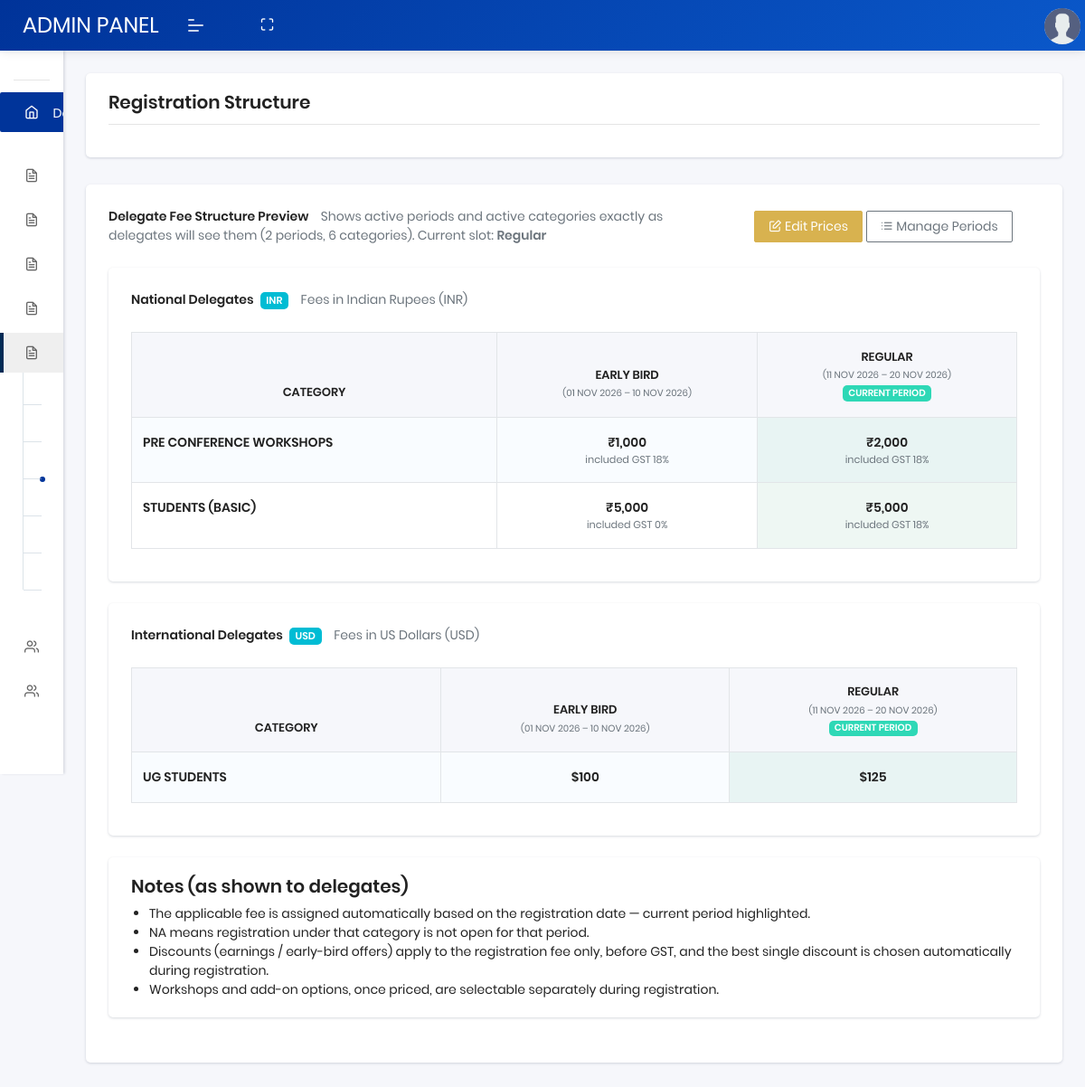
/registration-structure.php (signed in), run on the app's committed database.
### tables this page shows
CREATE TABLE `registration_periods` (
  `id` int(11) NOT NULL,
  `period_name` varchar(100) NOT NULL,
  `start_date` date NOT NULL,
  `end_date` date NOT NULL,
  `display_order` int(11) NOT NULL DEFAULT 0,
  `status` tinyint(1) NOT NULL DEFAULT 1,
  `created_at` timestamp NULL DEFAULT current_timestamp(),
  `updated_at` timestamp NULL DEFAULT current_timestamp() ON UPDATE current_timestamp()
);

CREATE TABLE `registration_categories` (
  `id` bigint(20) UNSIGNED NOT NULL,
  `category_name` varchar(150) NOT NULL,
  `status` tinyint(1) NOT NULL DEFAULT 1,
  `created_at` timestamp NULL DEFAULT current_timestamp(),
  `updated_at` timestamp NULL DEFAULT current_timestamp() ON UPDATE current_timestamp()
);

CREATE TABLE `registration_category_prices` (
  `id` int(11) NOT NULL,
  `category_id` bigint(20) UNSIGNED NOT NULL,
  `period_id` int(11) NOT NULL,
  `amount` decimal(12,2) NOT NULL,
  `currency` char(3) NOT NULL DEFAULT 'INR',
  `availability` tinyint(1) NOT NULL DEFAULT 1,
  `gst_type` enum('included','excluded','not_applicable') NOT NULL DEFAULT 'not_applicable',
  `gst_percentage` decimal(5,2) NOT NULL DEFAULT 0.00,
  `status` tinyint(1) NOT NULL DEFAULT 1,
  `created_at` timestamp NULL DEFAULT current_timestamp(),
  `updated_at` timestamp NULL DEFAULT current_timestamp() ON UPDATE current_timestamp()
);

### abstract_auth.php (called while the page is built, shortened)
<?php
if (!isset($adminId)) {
    $adminId = $_SESSION['login_user_id'] ?? null;
}
$roleId = '';
if ($adminId) {
    $adminQuery = "SELECT admin_role FROM admin WHERE _id = '" . (int) $adminId . "'";
    $adminResult = mysqli_query($db, $adminQuery);
    if ($adminRow = mysqli_fetch_assoc($adminResult)) {
        $roleId = $adminRow['admin_role'];
    }
    if ($roleId !== '') {
        $roleQuery = "SELECT role_name FROM roles WHERE role_id = '" . (int) $roleId . "'";
        $roleResult = mysqli_query($db, $roleQuery);
    }
}

### registration_pricing_helpers.php (called while the page is built, shortened)
<?php
if (!function_exists('rp_get_active_period')) {
function rp_get_active_period(mysqli $db, $date = null)
{
    $date = $date ? date('Y-m-d', strtotime($date)) : date('Y-m-d');
    $stmt = mysqli_prepare($db, "SELECT * FROM registration_periods
        WHERE status = 1 AND start_date <= ? AND end_date >= ?
        ORDER BY display_order ASC, start_date ASC LIMIT 1");
    mysqli_stmt_bind_param($stmt, "ss", $date, $date);
    mysqli_stmt_execute($stmt);
    $row = mysqli_fetch_assoc(mysqli_stmt_get_result($stmt));
    return $row ?: null;
}
function rp_list_periods(mysqli $db, $onlyActive = true)
{
    $sql = "SELECT * FROM registration_periods";
    if ($onlyActive) {
        $sql .= " WHERE status = 1";
    }
    $sql .= " ORDER BY display_order ASC, start_date ASC";
    $result = mysqli_query($db, $sql);
    $rows = [];
    while ($row = mysqli_fetch_assoc($result)) {
        $rows[] = $row;
    }
    return $rows;
}
}

### registration-structure.php (the view, shortened to what this page needs)
<?php
include("db/config.php");
include("abstract_auth.php");
include("abstract_helpers.php");
include("registration_pricing_helpers.php");
$periods = rp_list_periods($db, true);
$activePeriod = rp_get_active_period($db);
$categories = [];
$catResult = mysqli_query($db, "SELECT id, category_name FROM registration_categories WHERE status = 1 ORDER BY category_name ASC");
if ($catResult) {
    while ($row = mysqli_fetch_assoc($catResult)) {
        $categories[] = $row;
    }
}
$prices = [];
$priceResult = mysqli_query($db, "SELECT * FROM registration_category_prices WHERE status = 1");
if ($priceResult) {
    while ($row = mysqli_fetch_assoc($priceResult)) {
        $prices[$row['category_id']][$row['period_id']] = $row;
    }
}
$feeMap = [];
foreach ($prices as $catId => $perPeriod) {
    foreach ($perPeriod as $pId => $price) {
        $cur = strtoupper($price['currency']);
        $feeMap[$cur][$catId][$pId] = $price;
    }
}
$currencies = array_keys($feeMap);
usort($currencies, function ($a, $b) {
    $order = ['INR' => 0, 'USD' => 1, 'EUR' => 2, 'GBP' => 3];
    return ($order[$a] ?? 5) - ($order[$b] ?? 5);
});
function rs_currency_details($currency)
{
    $map = [
        'INR' => ['symbol' => '₹', 'label' => 'National Delegates', 'note' => 'Fees in Indian Rupees (INR)'],
        'USD' => ['symbol' => '$', 'label' => 'International Delegates', 'note' => 'Fees in US Dollars (USD)'],
        'EUR' => ['symbol' => '€', 'label' => 'International Delegates', 'note' => 'Fees in Euros (EUR)'],
        'GBP' => ['symbol' => '£', 'label' => 'International Delegates', 'note' => 'Fees in GBP (£)'],
    ];
    return $map[$currency] ?? ['symbol' => $currency . ' ', 'label' => 'Delegates [' . $currency . ']', 'note' => 'Fees in ' . $currency];
}
function rs_format_amount($amount, $currency)
{
    $d = rs_currency_details($currency);
    $formatted = number_format((float) $amount, ((float) $amount == floor((float) $amount)) ? 0 : 2);
    return $d['symbol'] . $formatted;
}
$hasContent = !empty($periods) && !empty($feeMap);
?>
<!DOCTYPE html>
<html lang="en">
<head>
    <link rel="stylesheet" href="assets/css/style.css">
    <?php echo abstract_swal_css(); ?>
</head>
<body>
    <?php include("header.php"); ?>
    <?php include("navbar.php"); ?>
    <section class="pcoded-main-container">
        <div class="pcoded-content">
            <div class="page-header">
                <div class="page-block">
                    <div class="row align-items-center">
                        <div class="col-md-12">
                            <div class="page-header-title">
                                <h5 class="m-b-10">Registration Structure</h5>
                            </div>
                        </div>
                    </div>
                </div>
            </div>
            <div class="row">
                <div class="col-sm-12">
                    <div class="card">
                        <div class="card-header table-card-header">
                            <div class="row align-items-center w-100">
                                <div class="col-md-8">
                                    <h5 class="m-b-0">Delegate Fee Structure Preview</h5>
                                    <span class="text-muted">Shows active periods and active categories exactly as delegates will see them
                                        (<?php echo count($periods); ?> period<?php echo count($periods) === 1 ? '' : 's'; ?>,
                                        <?php echo count($categories); ?> categor<?php echo count($categories) === 1 ? 'y' : 'ies'; ?>).
                                        <?php if ($activePeriod): ?>Current slot: <strong><?php echo htmlspecialchars($activePeriod['period_name']); ?></strong><?php endif; ?>
                                    </span>
                                </div>
                                <div class="col-md-4 text-right">
                                    <a href="registration-pricing.php" class="btn btn-primary"><i class="feather icon-edit"></i> Edit Prices</a>
                                    <a href="manage-registration-periods.php" class="btn btn-outline-secondary"><i class="feather icon-list"></i> Manage Periods</a>
                                </div>
                            </div>
                        </div>
                        <div class="card-body">
                            <?php if (!$hasContent): ?>
                                <div class="text-center text-muted py-4">
                                    No published fees yet. Activate a <a href="add-registration-period.php">registration period</a>
                                    and set prices in <a href="registration-pricing.php">Registration Pricing</a> —
                                    delegates will see the structure here once it is ready.
                                </div>
                            <?php else: ?>
                                <?php foreach ($currencies as $currency):
                                    $det = rs_currency_details($currency);
                                    $groupCats = [];
                                    foreach ($categories as $cat) {
                                        $perPeriod = $feeMap[$currency][$cat['id']] ?? [];
                                        $any = false;
                                        foreach ($periods as $p) {
                                            if (isset($perPeriod[(int) $p['id']]) && (int) $perPeriod[(int) $p['id']]['availability'] === 1) {
                                                $any = true;
                                                break;
                                            }
                                        }
                                        if ($any) {
                                            $groupCats[] = $cat;
                                        }
                                    }
                                ?>
                                    <div class="card mb-4">
                                        <div class="card-header">
                                            <h5 class="m-b-0">
                                                <?php echo htmlspecialchars($det['label']); ?>
                                                <span class="badge badge-info ml-1"><?php echo htmlspecialchars($currency); ?></span>
                                            </h5>
                                            <span class="text-muted"><?php echo htmlspecialchars($det['note']); ?></span>
                                        </div>
                                        <div class="card-body table-responsive">
                                            <table class="table table-striped table-bordered structure-table text-center">
                                                <thead>
                                                    <tr>
                                                        <th>Category</th>
                                                        <?php foreach ($periods as $p): ?>
                                                            <th>
                                                                <?php echo htmlspecialchars($p['period_name']); ?><br>
                                                                <small class="text-muted">(<?php echo date('d M Y', strtotime($p['start_date'])); ?> &ndash; <?php echo date('d M Y', strtotime($p['end_date'])); ?>)</small>
                                                                <?php if ($activePeriod && (int) $p['id'] === (int) $activePeriod['id']): ?>
                                                                    <br><small class="badge badge-success">Current Period</small>
                                                                <?php endif; ?>
                                                            </th>
                                                        <?php endforeach; ?>
                                                    </tr>
                                                </thead>
                                                <tbody>
                                                    <?php foreach ($groupCats as $cat): ?>
                                                        <tr>
                                                            <td class="text-left" style="font-weight: 600; min-width: 180px;"><?php echo htmlspecialchars($cat['category_name']); ?></td>
                                                            <?php foreach ($periods as $p):
                                                                $price = $feeMap[$currency][$cat['id']][(int) $p['id']] ?? null;
                                                                $isCurrent = $activePeriod && (int) $p['id'] === (int) $activePeriod['id'];
                                                            ?>
                                                                <td class="<?php echo $isCurrent ? 'current-period-cell' : ''; ?>">
                                                                    <?php if ($price && (int) $price['availability'] === 1): ?>
                                                                        <strong><?php echo rs_format_amount($price['amount'], $currency); ?></strong>
                                                                        <?php if ($price['gst_type'] !== 'not_applicable'): ?>
                                                                            <small class="text-muted d-block">
                                                                                <?php echo $price['gst_type']; ?> GST
                                                                                <?php echo rtrim(rtrim($price['gst_percentage'], '0'), '.'); ?>%
                                                                            </small>
                                                                        <?php endif; ?>
                                                                    <?php else: ?>
                                                                        NA
                                                                    <?php endif; ?>
                                                                </td>
                                                            <?php endforeach; ?>
                                                        </tr>
                                                    <?php endforeach; ?>
                                                </tbody>
                                            </table>
                                        </div>
                                    </div>
                                <?php endforeach; ?>
                                <div class="card">
                                    <div class="card-body">
                                        <h5>Notes (as shown to delegates)</h5>
                                        <ul style="list-style: disc; padding-left: 20px;" class="m-b-0">
                                            <li>The applicable fee is assigned automatically based on the registration date &mdash; current period highlighted.</li>
                                            <li>NA means registration under that category is not open for that period.</li>
                                            <li>Discounts (earnings / early-bird offers) apply to the registration fee only, before GST, and the best single discount is chosen automatically during registration.</li>
                                            <li>Workshops and add-on options, once priced, are selectable separately during registration.</li>
                                        </ul>
                                    </div>
                                </div>
                            <?php endif; ?>
                        </div>
                    </div>
                </div>
            </div>
        </div>
    </section>
</body>
</html>

### registration-structure.php (style rules this page uses)
.structure-table small { white-space: nowrap; }
.current-period-cell { background-color: rgba(24, 135, 84, 0.07); }

### data on the page
registration_periods: period_name "Regular", period_name "REGULAR", start_date "11 NOV 2026", end_date "20 NOV 2026", shows "CURRENT PERIOD"
registration_periods: period_name "EARLY BIRD", start_date "01 NOV 2026", end_date "10 NOV 2026"
registration_categories: category_name "PRE CONFERENCE WORKSHOPS", id.amount "₹1,000", id.gst_type "included", id.gst_percentage "18", id.amount "₹2,000"
registration_categories: category_name "STUDENTS (BASIC)", id.amount "₹5,000", id.gst_type "included", id.gst_percentage "0", id.gst_percentage "18"
registration_categories: category_name "UG STUDENTS", id.amount "$100", id.amount "$125"

### other printed values
count($periods) "2"
count($categories) "6"
$det['label'] "National Delegates"
$currency "INR"
$det['note'] "Fees in Indian Rupees (INR)"
$det['label'] "International Delegates"
$currency "USD"
$det['note'] "Fees in US Dollars (USD)"
